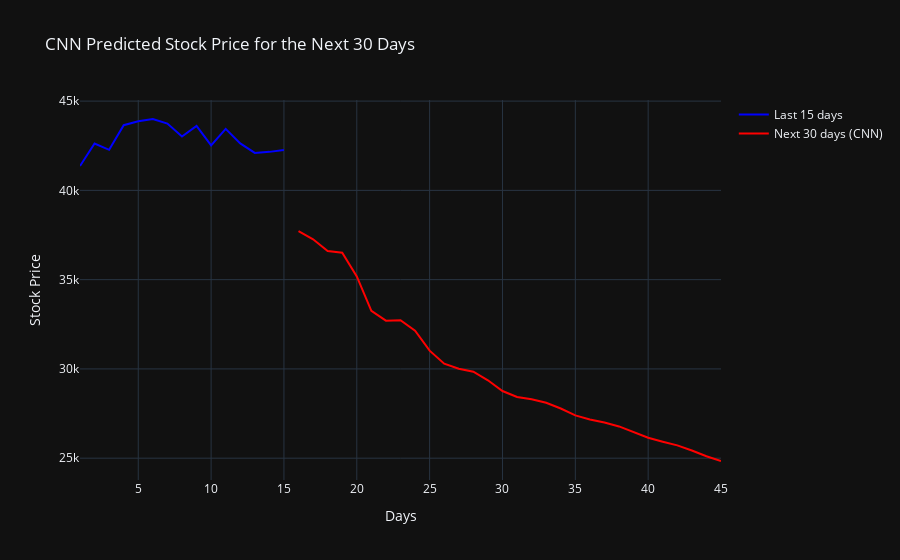

The code cell stored with this chart in its notebook:
### Code cell
# Plot the predicted stock price for the next 30 days using CNN
fig = go.Figure()

fig.add_trace(
    go.Scatter(x=last_days, y=scaler.inverse_transform(test_data[len(test_data) - time_step:]).reshape(1, -1)[0],
               mode='lines', name='Last 15 days', line=dict(color='blue')))
fig.add_trace(
    go.Scatter(x=day_pred, y=scaler.inverse_transform(predicted_pricesCNN).reshape(1, -1)[0], mode='lines',
               name='Next 30 days (CNN)', line=dict(color='red')))

# Update the layout, title, legend, x-axis and y-axis
fig.update_layout(title='CNN Predicted Stock Price for the Next 30 Days', xaxis_title='Days', yaxis_title='Stock Price',
                  template='plotly_dark')

# Show the figure
fig.show()

### Figure 1 — Plotly figure (JSON) as saved in the notebook; plotly's stock layout.template omitted (floating-point values rounded to 4 significant figures)
{"data": [{"line": {"color": "blue"}, "mode": "lines", "name": "Last 15 days", "x": [1, 2, 3, 4, 5, 6, 7, 8, 9, 10, 11, 12, 13, 14, 15], "y": [41360.0, 42620.0, 42270.0, 43650.0, 43870.0, 44000.0, 43740.0, 43020.0, 43610.0, 42520.0, 43440.0, 42630.0, 42100.0, 42160.0, 42270.0], "type": "scatter"}, {"line": {"color": "red"}, "mode": "lines", "name": "Next 30 days (CNN)", "x": [16, 17, 18, 19, 20, 21, 22, 23, 24, 25, 26, 27, 28, 29, 30, 31, 32, 33, 34, 35, 36, 37, 38, 39, 40, 41, 42, 43, 44, 45], "y": [37710.0, 37260.0, 36600.0, 36510.0, 35180.0, 33250.0, 32700.0, 32730.0, 32140.0, 31020.0, 30290.0, 30010.0, 29850.0, 29360.0, 28760.0, 28430.0, 28300.0, 28100.0, 27780.0, 27400.0, 27170.0, 27000.0, 26780.0, 26440.0, 26140.0, 25920.0, 25720.0, 25430.0, 25110.0, 24840.0], "type": "scatter"}], "layout": {"title": {"text": "CNN Predicted Stock Price for the Next 30 Days"}, "xaxis": {"title": {"text": "Days"}}, "yaxis": {"title": {"text": "Stock Price"}}}}
